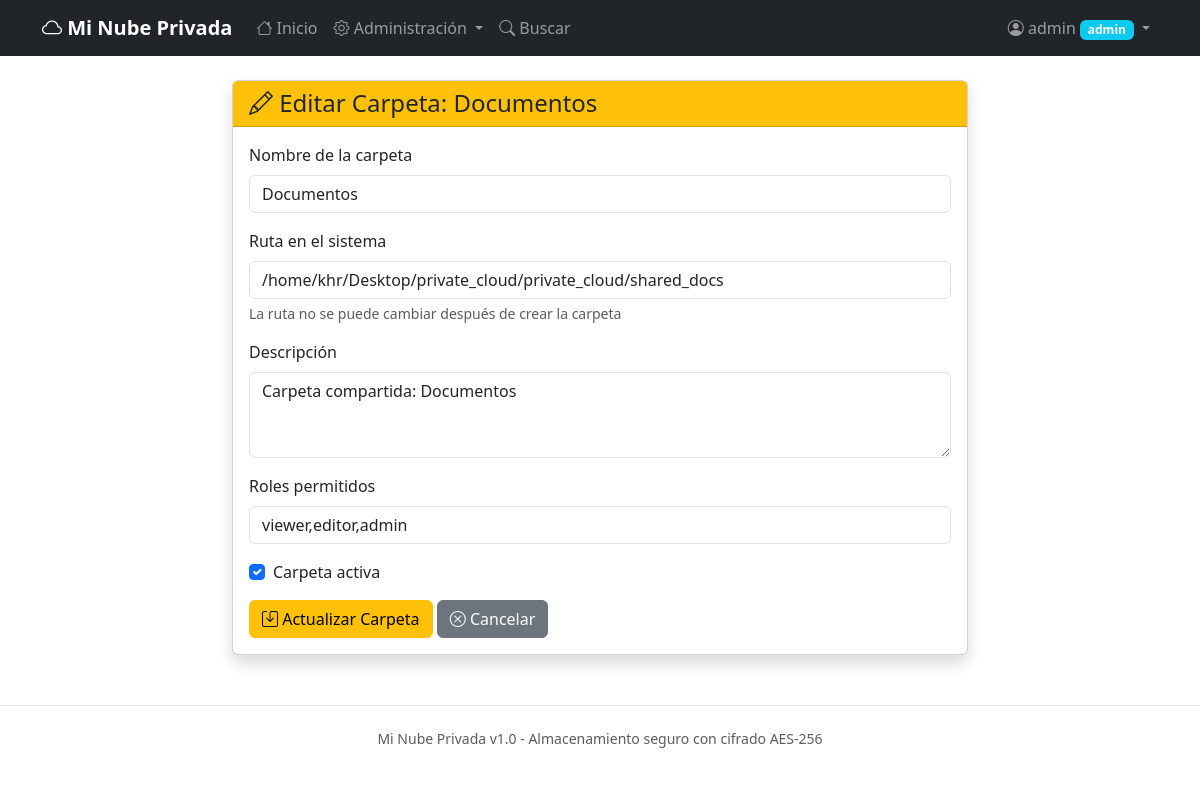
Before: /admin/folders/1/edit (signed in) with the older database file.
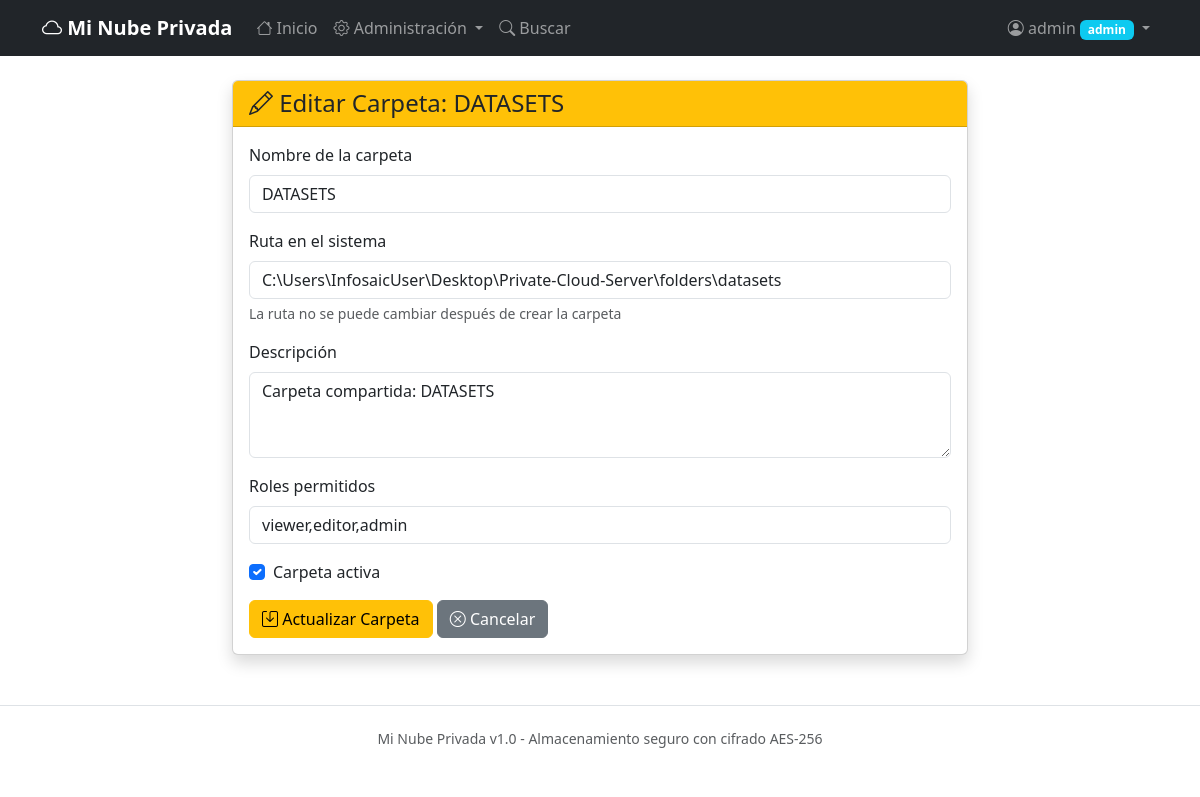
After: the same page with the newer database file.
### app/models.py (models this page shows, shortened)
class SharedFolder(db.Model):
    __tablename__ = 'shared_folders'
    id = db.Column(db.Integer, primary_key=True)
    name = db.Column(db.String(100), unique=True, nullable=False)
    path = db.Column(db.String(500), nullable=False)
    description = db.Column(db.String(200))
    is_active = db.Column(db.Boolean, default=True)
    created_at = db.Column(db.DateTime, default=datetime.utcnow)
    created_by = db.Column(db.Integer, db.ForeignKey('users.id'))
    allowed_roles = db.Column(db.String(200), default='viewer,editor,admin')  # roles permitidos

### app/admin.py (the view, shortened to what this page needs)
@admin_bp.route('/folders/<int:folder_id>/edit', methods=['GET', 'POST'])
@login_required
@admin_required
def edit_folder(folder_id):
    folder = SharedFolder.query.get_or_404(folder_id)
    form = FolderForm(obj=folder)
    return render_template('admin/edit_folder.html', form=form, folder=folder)

### app/forms.py
class FolderForm(FlaskForm):
    name = StringField('Nombre de la carpeta', validators=[
        DataRequired(),
        Length(min=3, max=100)
    ])
    path = StringField('Ruta en el sistema', validators=[
        DataRequired(),
        Length(min=3, max=500)
    ])
    description = TextAreaField('Descripción', validators=[Optional()])
    allowed_roles = StringField('Roles permitidos', validators=[Optional()],
                               default='viewer,editor,admin')
    is_active = BooleanField('Activa', default=True)

### app/models.py (called while the page is built)
    @property
    def is_admin(self):
        return self.role == 'admin'

### app/templates/admin/edit_folder.html (shortened to what this page needs)
{% extends "base.html" %}
{% block content %}
<div class="row justify-content-center">
    <div class="col-md-8">
        <div class="card shadow">
            <div class="card-header bg-warning">
                <h4 class="mb-0"><i class="bi bi-pencil"></i> Editar Carpeta: {{ folder.name }}</h4>
            </div>
            <div class="card-body">
                <form method="POST">
                    <div class="mb-3">
                        <label for="name" class="form-label">Nombre de la carpeta</label>
                        {{ form.name(class="form-control") }}
                    </div>
                    <div class="mb-3">
                        <label for="path" class="form-label">Ruta en el sistema</label>
                        {{ form.path(class="form-control", readonly=true) }}
                        <div class="form-text">La ruta no se puede cambiar después de crear la carpeta</div>
                    </div>
                    <div class="mb-3">
                        <label for="description" class="form-label">Descripción</label>
                        {{ form.description(class="form-control", rows=3) }}
                    </div>
                    <div class="mb-3">
                        <label for="allowed_roles" class="form-label">Roles permitidos</label>
                        {{ form.allowed_roles(class="form-control") }}
                    </div>
                    <div class="mb-3 form-check">
                        {{ form.is_active(class="form-check-input") }}
                        <label class="form-check-label" for="is_active">Carpeta activa</label>
                    </div>
                    <button type="submit" class="btn btn-warning">
                        <i class="bi bi-save"></i> Actualizar Carpeta
                    </button>
                    <a href="{{ url_for('admin.list_folders') }}" class="btn btn-secondary">
                        <i class="bi bi-x-circle"></i> Cancelar
                    </a>
                </form>
            </div>
        </div>
    </div>
</div>
{% endblock %}

Changed rows visible on the page:
changed SharedFolder "viewer,editor,admin": name "Documentos" → "DATASETS"; path "/home/khr/Desktop/private_cloud/private_cloud/shared_docs" → "C:\\Users\\InfosaicUser\\Desktop\\Private-Cloud-Server\\folders\\datasets"; description "Carpeta compartida: Documentos" → "Carpeta compartida: DATASETS"
